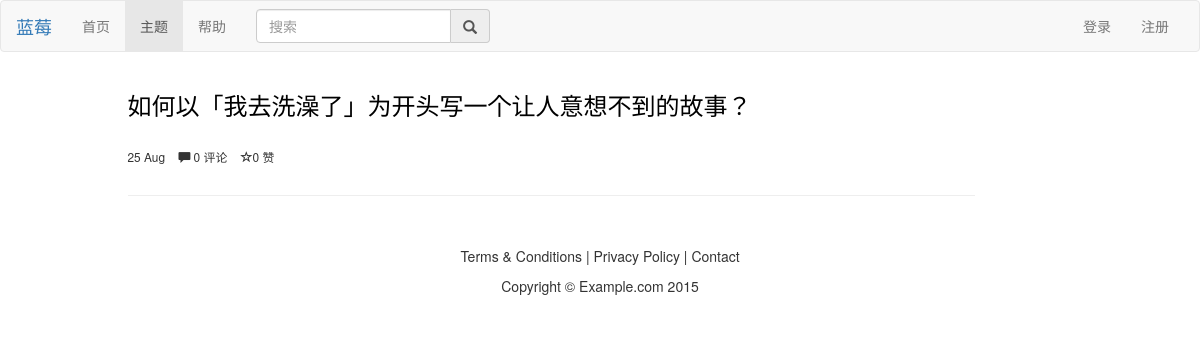
Screenshot of /focus/topic_list/ with the database file from the repository.
### focus/models.py (models this page shows, shortened)
@python_2_unicode_compatible
class Topic(models.Model):
    column = models.ForeignKey(Column, blank=True, null=True, verbose_name='belong to')
    author = models.ForeignKey('MyUser')
    content = models.CharField(max_length=256)
    pub_date = models.DateTimeField(auto_now_add=True, editable=True)
    update_date = models.DateTimeField(auto_now=True, null=True)
    published = models.BooleanField('notDraft', default=True)
    poll_num = models.IntegerField(default=0)
    comment_num = models.IntegerField(default=0)
    class Meta:
        verbose_name = 'topic'
        verbose_name_plural = 'topic'
    objects = TopicManager()

### focus/views.py (the view)
def topic_list(request):
    latest_topic_list = Topic.objects.query_by_time()
    context = {'latest_topic_list': latest_topic_list}
    return render(request, 'topic_list.html', context)

### focus/models.py (called while the page is built)
    def query_by_time(self):
        query = self.get_queryset().order_by('-pub_date')
        return query

### focus/templates/topic_list.html
{% include "header.html" %}
<div class="container-fluid">
    <div class="col-sm-1"></div>
    <div class="col-sm-9">
        {% for topic in latest_topic_list %}
            <div class="row">
                <article class="col-xs-12">
                    <a href="/focus/{{ topic.id }}">
                        <h3>
                            {{ topic.content|truncatechars_html:80 | safe }}
                        </h3>
                    </a>
                    <br>
                    <ul class="list-inline small">
                        <li><span>{{ topic.pub_date | date:"j M" }}</span></li>
                        <li><span><span class="glyphicon glyphicon-comment"></span> {{ topic.comment_num }} 评论</span></li>
                        <li><span><span class="glyphicon glyphicon-star-empty"></span>{{ topic.poll_num }} 赞</span></li>
                    </ul>
                </article>
            </div>
            <hr>
        {% endfor %}
    </div>
<div class="col-sm-2"></div>
</div>
{% include "footer.html" %}

### focus/static/css/custom.css (style rules this page uses)
h1, h2, h3, h4, h5, h6 { color: black; }
a, a:visited, a:active { text-decoration: none; color: inherit; }

### rows the page displays
Topic: content "如何以「我去洗澡了」为开头写一个让人意想不到的故事？", pub_date "25 Aug", comment_num "0", poll_num "0"
